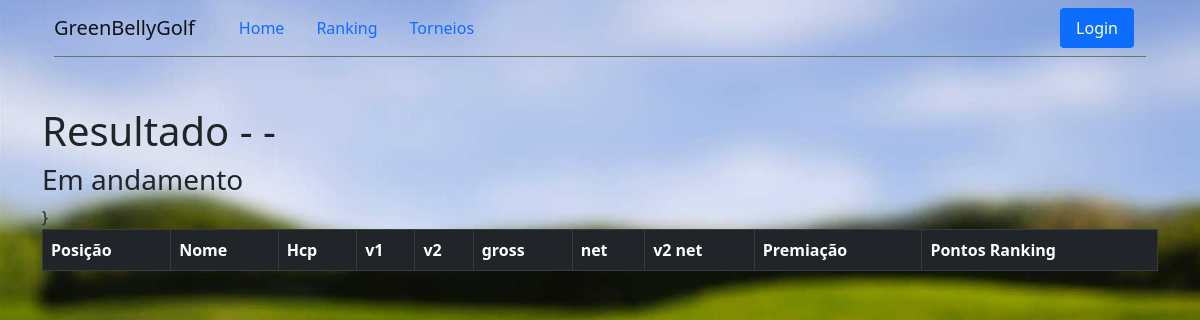
/torneio/apuracao/4/resultado, run on an earlier commit of the app's database.
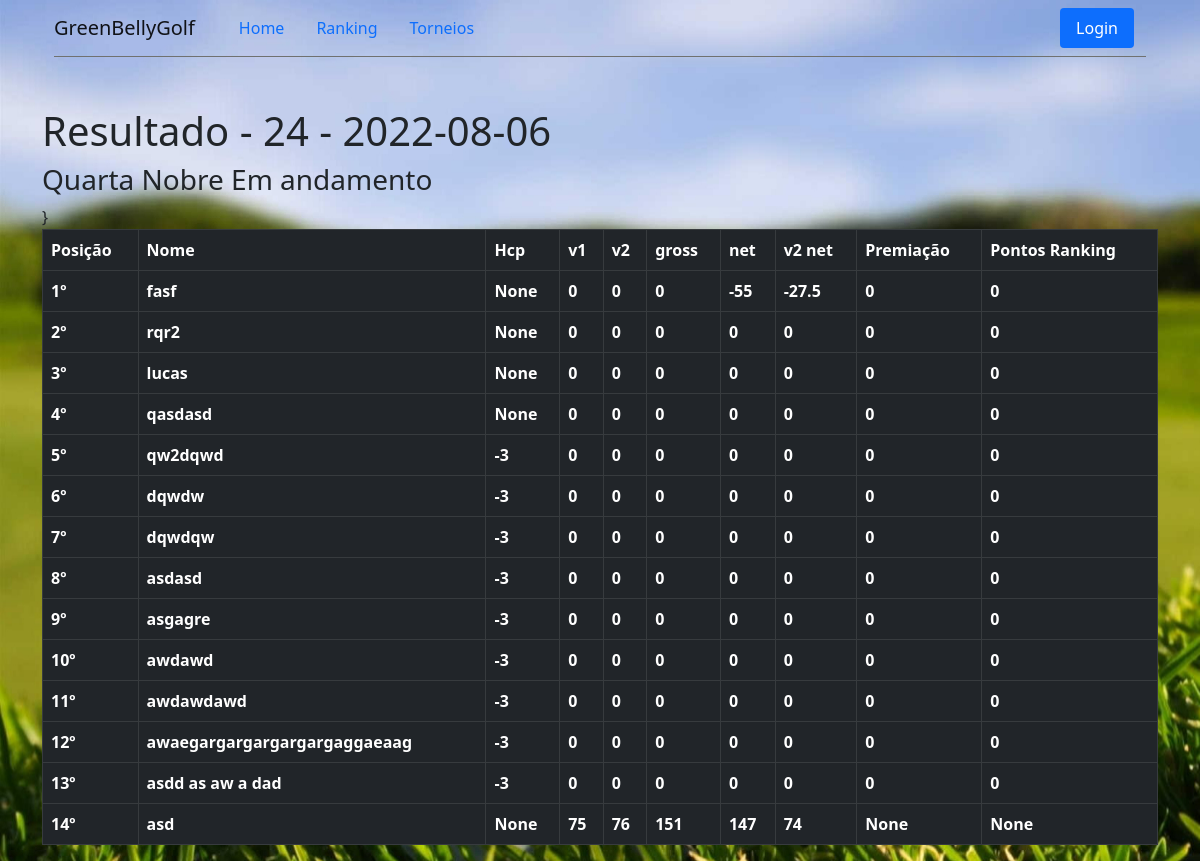
And on a later commit of the database.
### main.py (models this page shows)
class Torneios(db.Model):
    clube_id = db.Column(db.Integer)
    id = db.Column(db.Integer, primary_key=True)
    name = db.Column(db.String(1000))
    date = db.Column(db.String(100))
    type = db.Column(db.String(100))
    cat = db.Column(db.String(100))
    tees_saida = db.Column(db.String(100))
    encerrado = db.Column(db.String(100))

class Torneio_atual(db.Model):
    clube_id = db.Column(db.Integer)
    id = db.Column(db.Integer, primary_key=True)
    torneio_id = db.Column(db.String(100))
    jogador_id = db.Column(db.String(100))
    jogador = db.Column(db.String(100))
    tee_saida = db.Column(db.String(100))
    hcp = db.Column(db.Integer)
    cat = db.Column(db.String(100))
    juv = db.Column(db.String(100))
    senior = db.Column(db.String(100))
    b_saida = db.Column(db.String(100))
    pago = db.Column(db.String(100))
    b1 = db.Column(db.Integer, default=0)
    b2 = db.Column(db.Integer, default=0)
    b3 = db.Column(db.Integer, default=0)
    b4 = db.Column(db.Integer, default=0)
    b5 = db.Column(db.Integer, default=0)
    b6 = db.Column(db.Integer, default=0)
    b7 = db.Column(db.Integer, default=0)
    b8 = db.Column(db.Integer, default=0)
    b9 = db.Column(db.Integer, default=0)
    b10 = db.Column(db.Integer, default=0)
    b11 = db.Column(db.Integer, default=0)
    b12 = db.Column(db.Integer, default=0)
    b13 = db.Column(db.Integer, default=0)
    b14 = db.Column(db.Integer, default=0)
    b15 = db.Column(db.Integer, default=0)
    b16 = db.Column(db.Integer, default=0)
    b17 = db.Column(db.Integer, default=0)
    b18 = db.Column(db.Integer, default=0)
    v1_gross = db.Column(db.Integer, default=0)
    v2_gross = db.Column(db.Integer, default=0)
    total_gross = db.Column(db.Integer, default=0)
    total_net = db.Column(db.Integer, default=0)
    v2_net = db.Column(db.Integer, default=0)
    ult_6b_net = db.Column(db.Integer, default=0)
    ult_3b_net = db.Column(db.Integer, default=0)
    ult_b_net = db.Column(db.Integer, default=0)
    ganhos = db.Column(db.Integer, default=0)
    pt_rkg = db.Column(db.Integer, default=0)
    obs = db.Column(db.String(100))

### main.py (the view)
@ app.route('/torneio/apuracao/<id>/resultado')
def resultado_apuracao(id):
    t = Torneios.query.filter_by(id=id).first()
    torneio = Torneio_atual.query.filter_by(
        torneio_id=id).order_by(Torneio_atual.total_net, Torneio_atual.v2_net, Torneio_atual.ult_6b_net, Torneio_atual.ult_3b_net, Torneio_atual.ult_b_net).all()
    return render_template('resultado_apuracao.html',
                           title='resultado',
                           t=t, torneio=torneio)

### templates/resultado_apuracao.html (shortened to what this page needs)
{% extends "base.html" %}
{% block content %}
<div class="box_left">
    <div class="jog_cad">
        <h1 style="padding-top:50px">Resultado - {{t.name}} - {{t.date}}</h1>
        {% if t.encerrado == "sim" %}
        <h3>{{t.type}} Finalizada</h3>
        {%else%}
        <h3>{{t.type}} Em andamento</h3>
        {%endif%}}
        <table class="table table-dark table-bordered ">
            <thead class="thead-dark">
                <tr>
                    <th scope="col">Posição</th>
                    <th scope="col">Nome</th>
                    <th scope="col">Hcp</th>
                    <th scope="col">v1</th>
                    <th scope="col">v2</th>
                    <th scope="col">gross</th>
                    <th scope="col">net</th>
                    <th scope="col">v2 net</th>
                    <th scope="col">Premiação</th>
                    <th scope="col">Pontos Ranking</th>
                </tr>
            </thead>
            <tbody>
                {% for row in torneio %}
                <tr>
                    <th scope="row">{{loop.index}}º</th>
                    <th scope="row">{{row.jogador}}
                    </th>
                    <th scope="row">{{row.hcp}}</th>
                    <th scope="row">{{row.v1_gross}}</th>
                    <th scope="row">{{row.v2_gross}}</th>
                    <th scope="row">{{row.total_gross}}</th>
                    <th scope="row">{{row.total_net}}</th>
                    <th scope="row">{{row.v2_net}}</th>
                    <th scope="row">{{row.ganhos}}</th>
                    <th scope="row">{{row.pt_rkg}}</th>
                    {% endfor %}
            </tbody>
    </div>
</div>
{% endblock %}

What changed in the data, as far as the page shows it:
added Torneios: name "24", date "2022-08-06", type "Quarta Nobre"
now on this page (row edited): Torneio_atual: jogador "fasf", hcp "None", v1_gross "0", v2_gross "0", total_gross "0", total_net "-55", v2_net "-27.5", ganhos "0", pt_rkg "0"
now on this page (row edited): Torneio_atual: jogador "rqr2", hcp "None", v1_gross "0", v2_gross "0", total_gross "0", total_net "0", v2_net "0", ganhos "0", pt_rkg "0"
now on this page (row edited): Torneio_atual: jogador "lucas", hcp "None", v1_gross "0", v2_gross "0", total_gross "0", total_net "0", v2_net "0", ganhos "0", pt_rkg "0"
now on this page (row edited): Torneio_atual: jogador "qasdasd", hcp "None", v1_gross "0", v2_gross "0", total_gross "0", total_net "0", v2_net "0", ganhos "0", pt_rkg "0"
now on this page (row edited): Torneio_atual: jogador "qw2dqwd", hcp "-3", v1_gross "0", v2_gross "0", total_gross "0", total_net "0", v2_net "0", ganhos "0", pt_rkg "0"
added Torneio_atual: jogador "dqwdw", hcp "-3", v1_gross "0", v2_gross "0", total_gross "0", total_net "0", v2_net "0", ganhos "0", pt_rkg "0"
now on this page (row edited): Torneio_atual: jogador "dqwdqw", hcp "-3", v1_gross "0", v2_gross "0", total_gross "0", total_net "0", v2_net "0", ganhos "0", pt_rkg "0"
now on this page (row edited): Torneio_atual: jogador "asdasd", hcp "-3", v1_gross "0", v2_gross "0", total_gross "0", total_net "0", v2_net "0", ganhos "0", pt_rkg "0"
added Torneio_atual: jogador "asgagre", hcp "-3", v1_gross "0", v2_gross "0", total_gross "0", total_net "0", v2_net "0", ganhos "0", pt_rkg "0"
added Torneio_atual: jogador "awdawd", hcp "-3", v1_gross "0", v2_gross "0", total_gross "0", total_net "0", v2_net "0", ganhos "0", pt_rkg "0"
added Torneio_atual: jogador "awdawdawd", hcp "-3", v1_gross "0", v2_gross "0", total_gross "0", total_net "0", v2_net "0", ganhos "0", pt_rkg "0"
added Torneio_atual: jogador "awaegargargargargargaggaeaag", hcp "-3", v1_gross "0", v2_gross "0", total_gross "0", total_net "0", v2_net "0", ganhos "0", pt_rkg "0"
added Torneio_atual: jogador "asdd as aw a dad", hcp "-3", v1_gross "0", v2_gross "0", total_gross "0", total_net "0", v2_net "0", ganhos "0", pt_rkg "0"
now on this page (row edited): Torneio_atual: jogador "asd", hcp "None", v1_gross "75", v2_gross "76", total_gross "151", total_net "147", v2_net "74", ganhos "None", pt_rkg "None"
